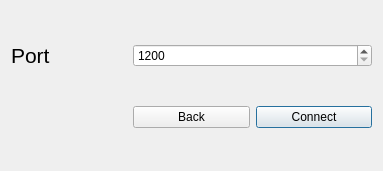
<?xml version="1.0" encoding="UTF-8"?>
<ui version="4.0">
 <class>Dialog</class>
 <widget class="QDialog" name="Dialog">
  <property name="geometry">
   <rect>
    <x>0</x>
    <y>0</y>
    <width>383</width>
    <height>171</height>
   </rect>
  </property>
  <property name="windowTitle">
   <string>Dialog</string>
  </property>
  <layout class="QGridLayout" name="gridLayout">
   <item row="0" column="0">
    <widget class="QLabel" name="label">
     <property name="text">
      <string>&lt;html&gt;&lt;head/&gt;&lt;body&gt;&lt;p&gt;&lt;span style=&quot; font-size:16pt;&quot;&gt;Port&lt;/span&gt;&lt;/p&gt;&lt;/body&gt;&lt;/html&gt;</string>
     </property>
    </widget>
   </item>
   <item row="2" column="2">
    <widget class="QPushButton" name="Connect">
     <property name="text">
      <string>Connect</string>
     </property>
    </widget>
   </item>
   <item row="2" column="1">
    <widget class="QPushButton" name="Back">
     <property name="text">
      <string>Back</string>
     </property>
    </widget>
   </item>
   <item row="0" column="1" colspan="2">
    <widget class="QSpinBox" name="port">
     <property name="minimum">
      <number>1200</number>
     </property>
     <property name="maximum">
      <number>1233221</number>
     </property>
     <property name="singleStep">
      <number>10</number>
     </property>
    </widget>
   </item>
  </layout>
 </widget>
 <resources/>
 <connections/>
</ui>
